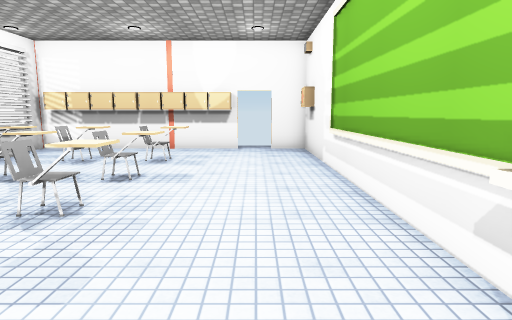
[1] (above)

12 first-person views from a walk through a 3-D level made in the Unity game engine. The camera is 1.4 m above the floor, tilts 8° down and sees 75° across. The floor is counted in squares, 1 m on a side. Each view is taken from the middle of a square. On the plan, view 1 faces up. The plan holds only what a view shows up to about 15 squares ahead; the rest is blank. The place goes on beyond the plan. The player is left out. Door leaves are left out, so doorways stand open. Some surface patterns are stand-ins.

[2]
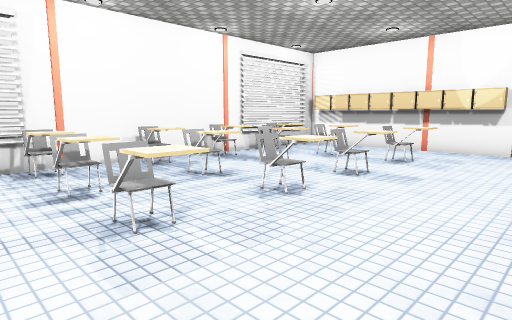

[3]
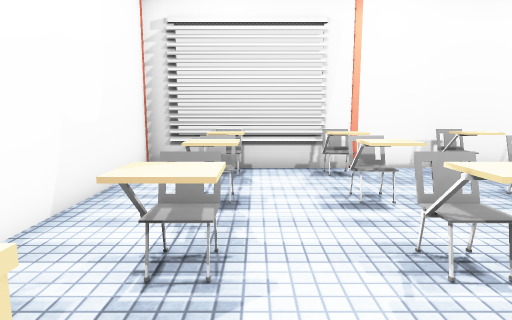

[4]
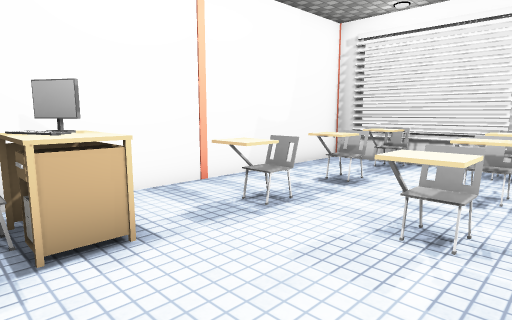

[5]
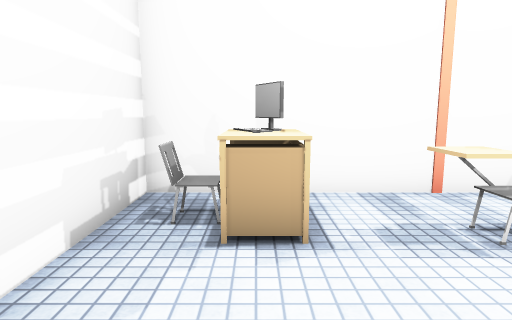

[6]
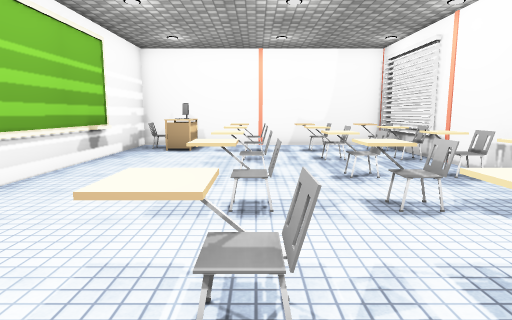

[7]
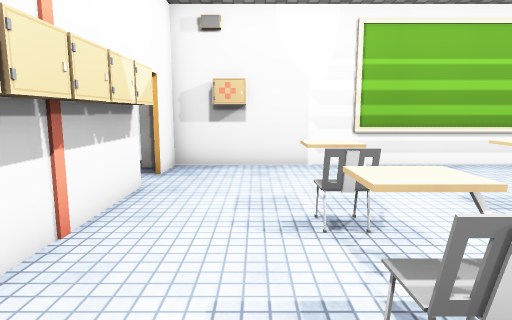

[8]
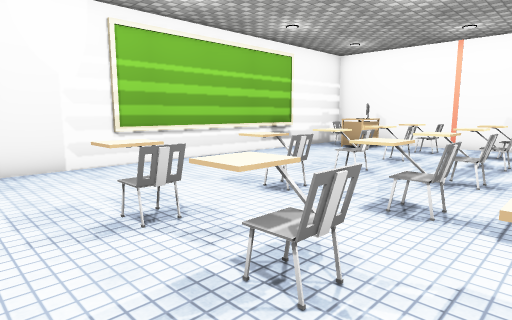

[9]
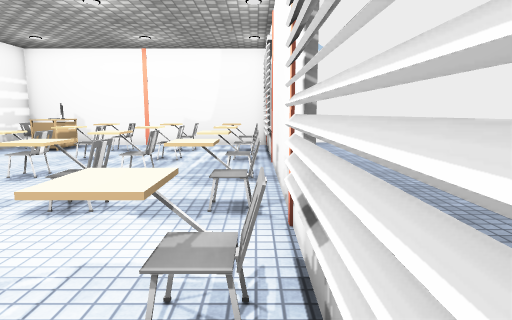

[10]
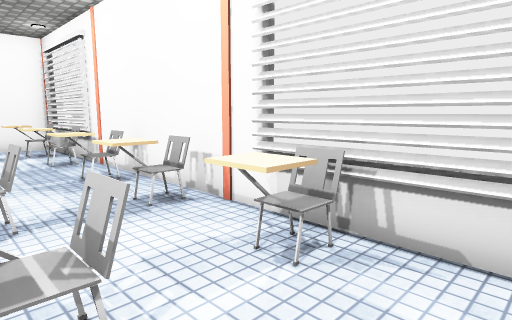

[11]
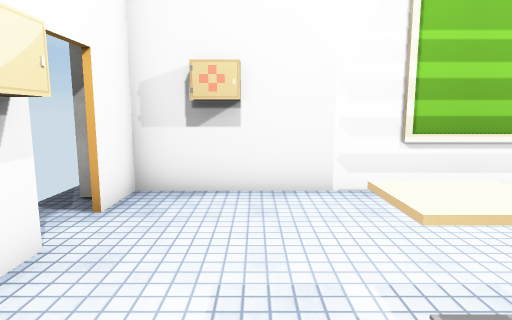

[12]
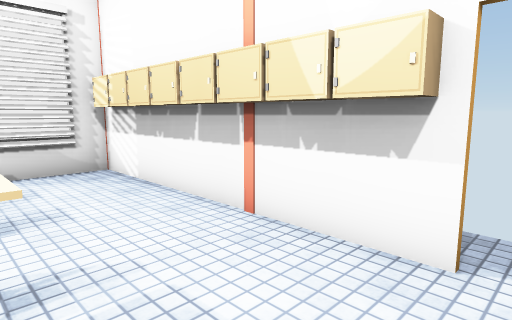

### Floor plan
Points are (right, up) in squares from view 1. A wall is a line through its corners. A room is listed if a view was taken in it or the views show most of it. See-through windows are left out.
Room 1 (views 1, 2, 3, 4, 5, 6, 7, 8, 9, 10, 11, 12)
walls: (-8.5, 13.2) (-8.5, -2.8) (1.9, -2.8) (1.9, 13.2) (0.5, 13.2)
low walls: (1.6, 1.2) (1.6, 2.4)
ways out: open door at (0, 13)
objects: chair (-8, 2) to (-7, 2); chair (-8, 4) to (-7, 5); chair (-8, 7) to (-7, 7); other object (-8, 13); chair (-7, -1) to (-7, 0); chair (-7, 10); other object (-7, 13); chair (-6, -1) to (-5, 0); chair (-6, 2) to (-5, 2); chair (-6, 4) to (-5, 5); chair (-6, 7) to (-5, 7); chair (-6, 10) to (-5, 10); other object (-6, 13); other object (-5, 13); other object (-4, 13); chair (-3, -1) to (-2, 0); chair (-3, 2) to (-2, 2); chair (-3, 4) to (-2, 5); chair (-3, 7) to (-2, 7); chair (-3, 10) to (-2, 10); other object (-3, 13); other object (-2, 13); other object (-1, 13); computer (0, -2) to (0, -1); chair (1, -1); other object (1, 14) to (2, 14)

Positions as (right, up) in squares from view 1, and headings:
1: (0, 0), facing up
2: (1, 0), facing up-left
3: (0, 0), facing left
4: (1, 3), facing down-left
5: (0, 3), facing down
6: (-3, 12), facing down
7: (-7, 11), facing right
8: (-7, 12), facing down-right
9: (-8, 12), facing down
10: (-5, 12), facing down-left
11: (-4, 11), facing right
12: (0, 10), facing up-left
